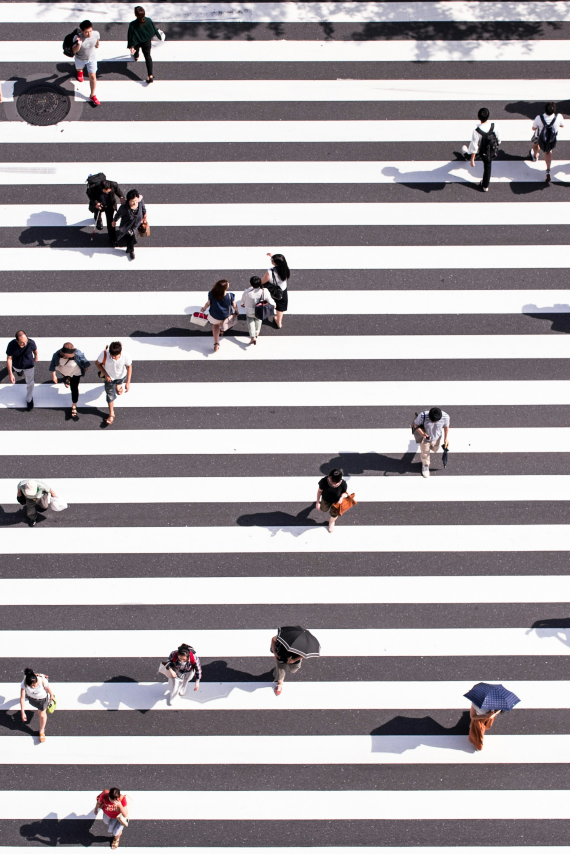
#> input picture walker3.jpg, 1709 x 2560 px, found by its file name (shown at 1/3 size)
$ python step3_1.py
#> lines starting #> are read from the running program, lines starting #| are printed output that depends on the picture; after the words box and inside, x2 and y2 are one past the last pixel; in counts of white or black regions, pixels touching at a corner belong together
import cv2
import urllib.request
import numpy as np
from sample_download import get_sample

# 방법 1: 강사 제공 샘플 이미지 사용
img = cv2.imread('walker3.jpg')
#> img is the input picture: shape (2560, 1709, 3); mean B, G, R 167.1, 163, 168.2

# 방법 2: 인터넷에서 다운로드
# URL에서 이미지를 받아와 저장
# url = "https://raw.githubusercontent.com/opencv/opencv/master/samples/data/pedestrian.png"
# 또는 다른 보행자 사진 URL 사용 가능
# urllib.request.urlretrieve(url, 'pedestrian.jpg')
# img = cv2.imread('pedestrian.jpg')

# Step 3-2: HOG를 이용한 보행자 검출
# 이미지 스케일링
scale = 0.7
h, w = img.shape[:2]
#> h = 2560; w = 1709
img = cv2.resize(img, (int(w*scale), int(h*scale)))
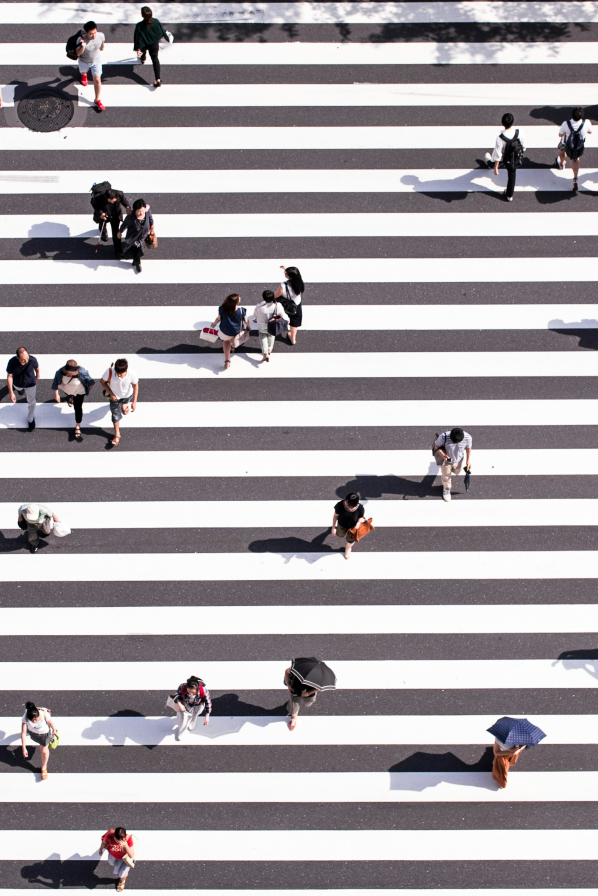
#> img: shape (1792, 1196, 3) (shown at 1/2 size); mean B, G, R 167, 162.9, 168.1

# ① HOG 디스크립터 생성 ---
hog = cv2.HOGDescriptor()
# ② 사전학습된 보행자 검출 모델 로드 ---
hog.setSVMDetector(cv2.HOGDescriptor_getDefaultPeopleDetector())
# ③ 이미지에서 보행자 검출 ---
detections, weights = hog.detectMultiScale(
    img,
    winStride=(4, 4),      # 스캔 윈도우 이동 크기
    padding=(16, 16),      # 윈도우 주변 패딩
    scale=1.05             # 이미지 피라미드 스케일
)
#> detections = 20 rows, first 6: [175, 362, 77, 153], [234, 390, 90, 180], [552, 518, 73, 146], [409, 577, 97, 193], [108, 713, 89, 178], [325, 1360, 72, 143]; weights = 20 values, max 3.17 at index 13, min 0.188 at index 7, mean 1.13
print(f"검출된 보행자: {len(detections)}명")
#| 검출된 보행자: 20명
# ④ 신뢰도 분석 ---
if len(weights) > 0:
    print(f"신뢰도 범위: {weights.min():.3f} ~ {weights.max():.3f}")
#| 신뢰도 범위: 0.188 ~ 3.171
    print(f"신뢰도별 개수:")
    for threshold in [0.3, 0.5, 0.7, 0.9]:
        count = np.sum(weights > threshold)
        print(f"  weights > {threshold}: {count}명")
#> this loop made 4 passes
#> count on passes 1 to 4: 16, 14, 14, 12
#|   weights > 0.3: 16명
#|   weights > 0.5: 14명
#|   weights > 0.7: 14명
#|   weights > 0.9: 12명

# ⑤ 검출 결과 시각화 ---

result = img.copy()

for (x, y, w, h) in detections:

    cv2.rectangle(result, (x, y), (x+w, y+h), (0, 255, 0), 2)
#> this loop made 20 passes
#> (x, y, w, h) on passes 1 to 12: (175, 362, 77, 153), (234, 390, 90, 180), (552, 518, 73, 146), (409, 577, 97, 193), (108, 713, 89, 178), (325, 1360, 72, 143), (542, 1302, 90, 180), (646, 989, 78, 156), (0, 664, 109, 229), (857, 838, 94, 189), (955, 1406, 101, 203), (485, 556, 99, 198)
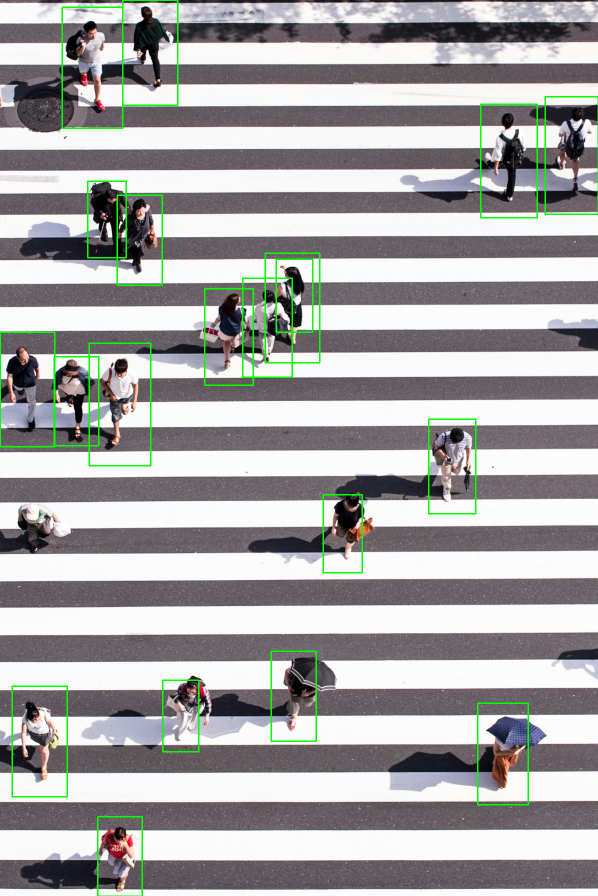
#> result: shape (1792, 1196, 3) (shown at 1/2 size); 1.54% of pixels changed, all inside (x1, y1, x2, y2) = (0, 0, 1196, 1792)

cv2.imshow('Pedestrian Detection', result)
cv2.waitKey(0)
cv2.destroyAllWindows()
# Step 3-3: 신뢰도 필터링으로 오탐 감소
# 신뢰도 필터링

CONFIDENCE_THRESHOLD = 0.9  # 임계값 조정 (0.3 ~ 0.9)
result_filtered = img.copy()
filtered_count = 0

for (x, y, w, h), weight in zip(detections, weights):
    if weight > CONFIDENCE_THRESHOLD:
        cv2.rectangle(result_filtered, (x, y), (x+w, y+h), (0, 255, 0), 2)
        # 신뢰도 표시
        cv2.putText(result_filtered, f'{weight:.2f}', (x, y-5),
                    cv2.FONT_HERSHEY_SIMPLEX, 0.5, (0, 255, 0), 1)
        filtered_count += 1
#> this loop made 20 passes
#> (x, y, w, h, weight) on passes 1 to 12: (175, 362, 77, 153, 0.915), (234, 390, 90, 180, 1.51), (552, 518, 73, 146, 0.281), (409, 577, 97, 193, 1.71), (108, 713, 89, 178, 1.24), (325, 1360, 72, 143, 0.208), (542, 1302, 90, 180, 1.06), (646, 989, 78, 156, 0.188), (0, 664, 109, 229, 1.1), (857, 838, 94, 189, 0.409), (955, 1406, 101, 203, 0.898), (485, 556, 99, 198, 1.63)
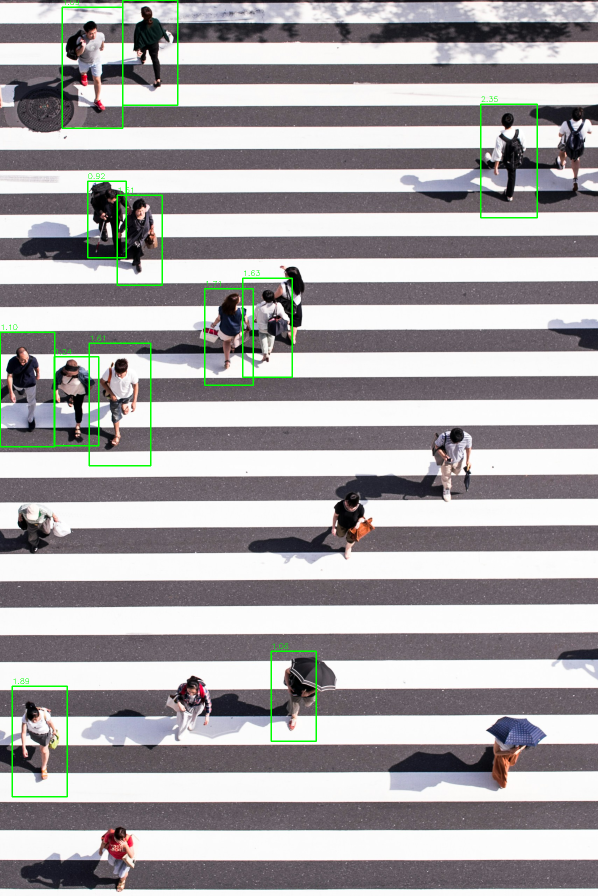
#> result_filtered: shape (1792, 1196, 3) (shown at 1/2 size); 1% of pixels changed, all inside (x1, y1, x2, y2) = (0, 0, 1076, 1595)
#> after the loop, filtered_count = 12

print(f"\n신뢰도 필터링 (threshold={CONFIDENCE_THRESHOLD}):")
print(f"  필터링 전: {len(detections)}명")
#|   필터링 전: 20명
print(f"  필터링 후: {filtered_count}명")
#|   필터링 후: 12명
# print(f"  감소율: {(len(detections)-filtered_count)/len(detections)*100:.1f}%")/

cv2.imshow('Filtered Detection', result_filtered)
cv2.waitKey(0)
cv2.destroyAllWindows()
# Step 3-4: 파라미터 튜닝
# 다양한 파라미터 조합으로 성능 비교

configs = [
    {"name": "Default", "winStride": (8, 8), "scale": 1.05},
    {"name": "Fine-grained", "winStride": (4, 4), "scale": 1.05},
    {"name": "Small objects", "winStride": (8, 8), "scale": 1.02},
    {"name": "Fast", "winStride": (16, 16), "scale": 1.1},
]

print("\n파라미터별 검출 결과:")

print("-" * 60)

for config in configs:
    found, _ = hog.detectMultiScale(
        img,
        winStride=config["winStride"],
        padding=(16, 16),
        scale=config["scale"]
    )
    print(f"{config['name']:15s} (winStride={config['winStride']}, scale={config['scale']}): {len(found):3d}명")
#> this loop made 4 passes
#> found on pass 4: [[122, 725, 70, 141], [27, 1373, 106, 213]]
#| Default         (winStride=(8, 8), scale=1.05):  15명
#| Fine-grained    (winStride=(4, 4), scale=1.05):  20명
#| Small objects   (winStride=(8, 8), scale=1.02):  16명
#| Fast            (winStride=(16, 16), scale=1.1):   2명

# 최고 성능 설정으로 최종 검출
print("\n✅ 최고 성능 파라미터 선택 (또는 추천값 사용)")

$ run again, with carnumber.jpg copied over walker3.jpg
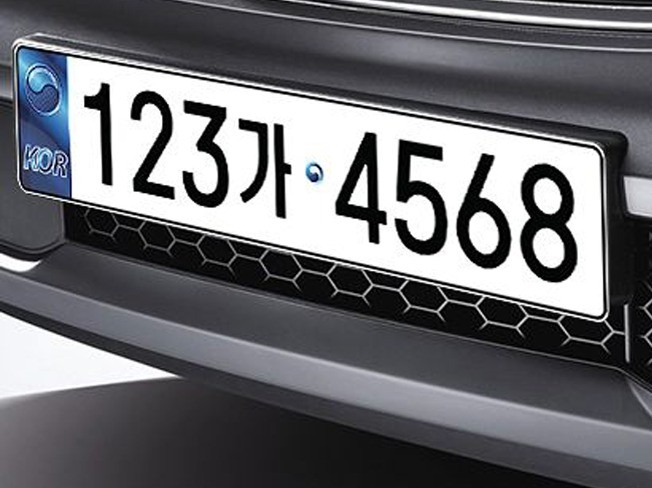
#> input picture carnumber.jpg, 652 x 488 px, found by its file name
#> img is the input picture: shape (488, 652, 3); mean B, G, R 111.2, 107, 106.6
#> `img = cv2.resize(img, (int(w*scale), int(h*scale)))`:
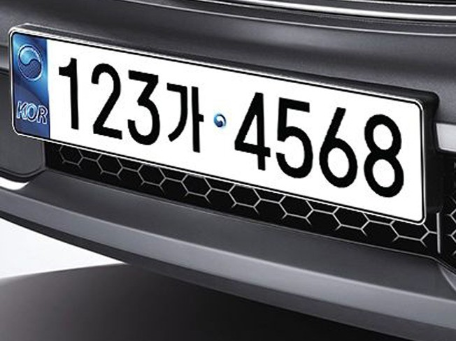
#> img: shape (341, 456, 3); mean B, G, R 111.1, 106.9, 106.5
#> detections = [[260, 108, 67, 134]]; weights = [0.531]
#| 검출된 보행자: 1명
#| 신뢰도 범위: 0.531 ~ 0.531
#> the loop `for threshold in [0.3, 0.5, 0.7, 0.9]:` made 4 passes
#> count on passes 1 to 4: 1, 1, 0, 0
#> (printed output is left out)
#> the loop `for (x, y, w, h) in detections: ` made 1 pass
#> after the loop `for (x, y, w, h) in detections:`:
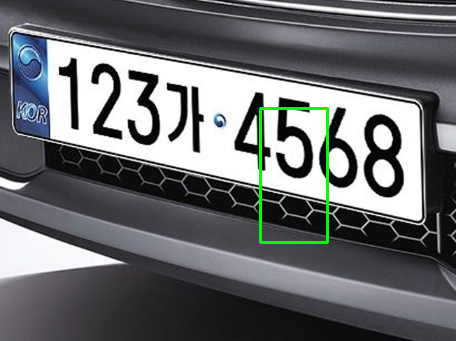
#> result: shape (341, 456, 3); 0.77% of pixels changed, all inside (x1, y1, x2, y2) = (259, 107, 329, 244)
#> the loop `for (x, y, w, h), weight in zip(detections, weights):` made 1 pass
#> (x, y, w, h, weight) on pass 1: (260, 108, 67, 134, 0.531)
#> after the loop `for (x, y, w, h), weight in zip(detections, weights):`: filtered_count = 0
#|   필터링 전: 1명
#|   필터링 후: 0명
#> the loop `for config in configs:` made 4 passes
#> found on passes 2 to 3: [[260, 108, 67, 134]], [[260, 106, 67, 134]]
#> (printed output is left out)
